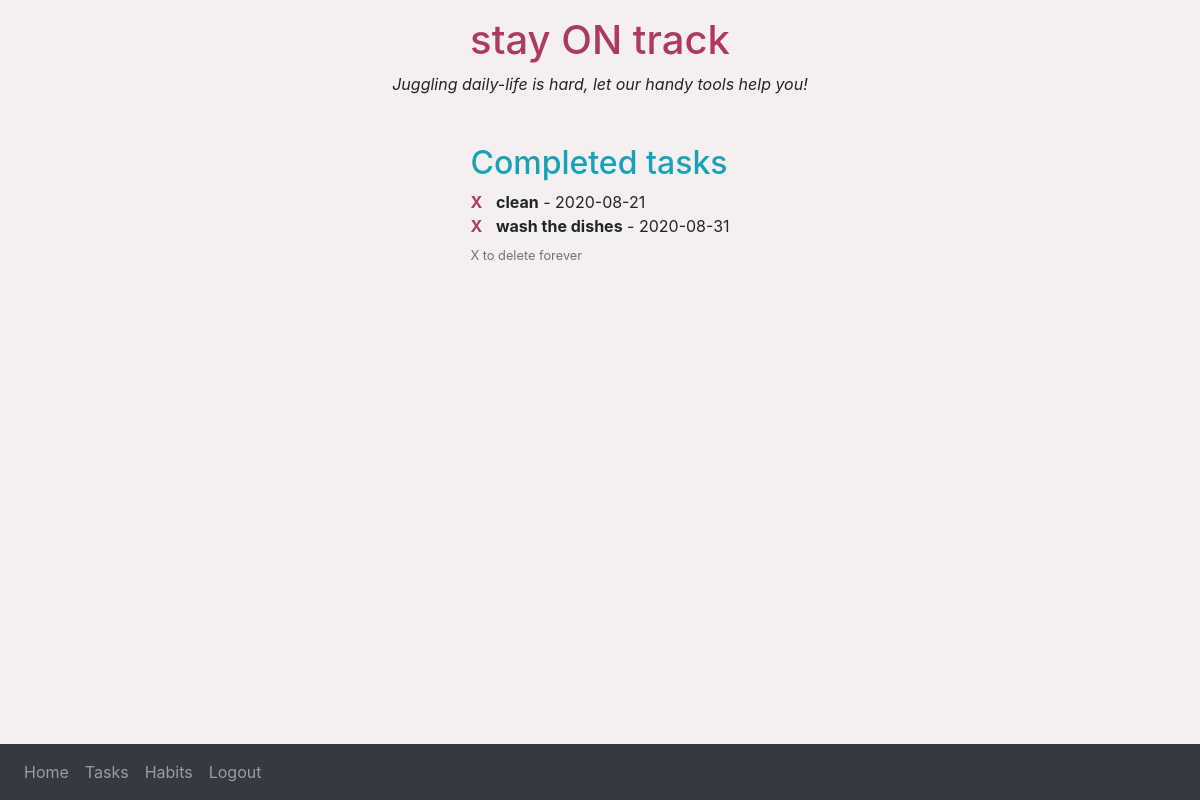
The app's page /archive/ (signed in) with its own data.
### myapp/models.py (models this page shows, shortened)
class Task(db.Model):
  id = db.Column(db.Integer, primary_key=True)
  content = db.Column(db.String(100), nullable=False)
  completed = db.Column(db.Boolean, default=False, nullable=False)
  date_created = db.Column(db.DateTime, default=datetime.utcnow)
  user_id = db.Column(db.Integer, db.ForeignKey('user.id'))

### myapp/routes.py (the view)
@app.route('/archive/')
@login_required
def show_archived():
  archived_tasks = Task.query.filter(Task.completed==True).all()
  return render_template('archive.html', archived_tasks = archived_tasks)

### myapp/models.py (called while the page is built)
@login_manager.user_loader
def load_user(id):
    return User.query.get(int(id))

### myapp/templates/archive.html (shortened to what this page needs)
{% extends ('layout.html') %}
{% block main %}
<div class="task-list-results">
  <h2>Completed tasks</h2>
        <ul>
          {% for task in archived_tasks %}
          <li><b><a href="/delete_task/{{task.id}}">X </b></a><b>{{ task.content }}</b> - {{ task.date_created.date() }}</li>
          {% endfor %}
          <p class="small text-muted pt-2">X to delete forever</p>
        </ul>
</div>
{% endblock %}

### myapp/static/styles.css (style rules this page uses)
body { background-color:#f5efef; }
h2, h4 { color:#17a2b8; }
p { color: rgb(75, 94, 94); }
.task-list-results ul { padding: 0px; }
.task-list-results ul li { list-style-type: none; }
.task-list-results a { text-decoration: none; color:#AC3B61; padding-right: 10px; }

### records on screen
Task: content "clean", date_created "2020-08-21"
Task: content "wash the dishes", date_created "2020-08-31"
